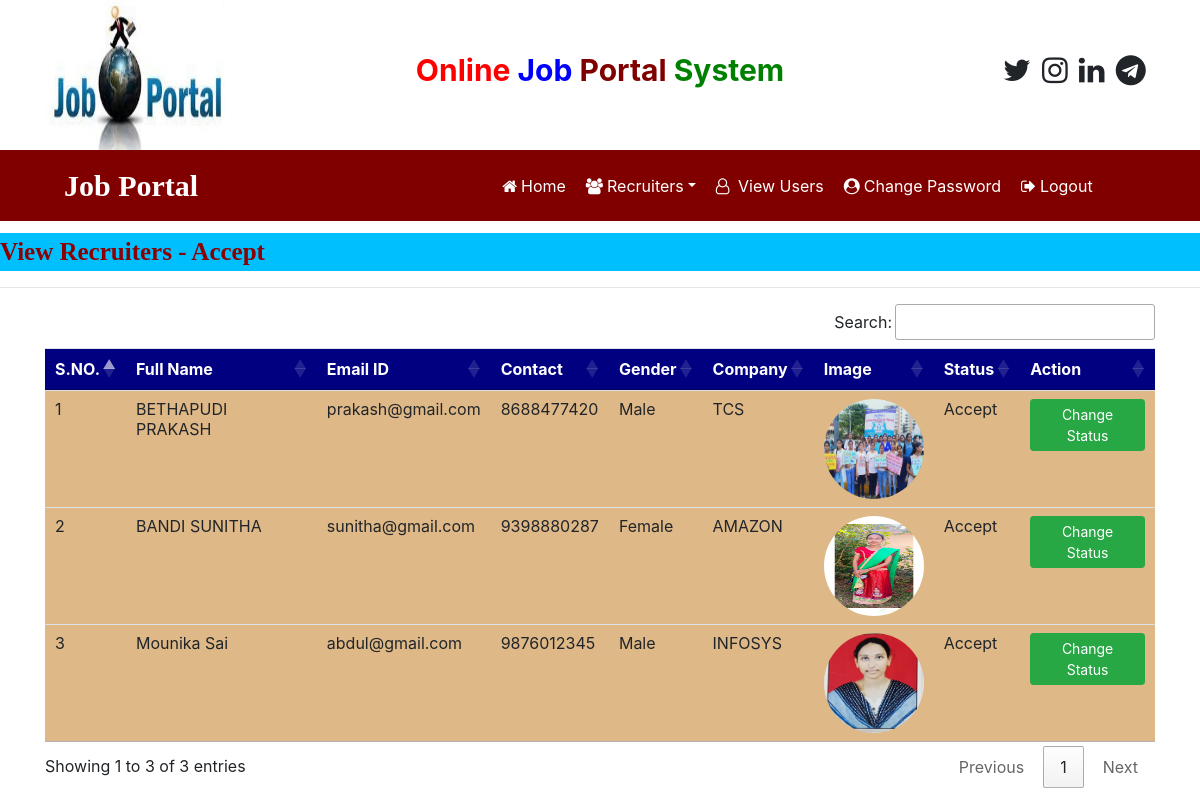
The page /recruiter_accepted (signed in) on the database its author committed.
### job/models.py (models this page shows, shortened)
class Recruiter(models.Model):
	user = models.ForeignKey(User,on_delete=models.CASCADE)
	mobile = models.CharField(max_length=15,null=True)
	image = models.FileField(null=True)
	gender = models.CharField(max_length=10,null=True)
	company = models.CharField(max_length=100,null=True)
	type = models.CharField(max_length=15,null=True)
	status = models.CharField(max_length=20,null=True)

### job/views.py (the view)
# urls.py: path('recruiter_accepted',recruiter_accepted,name="recruiter_accepted"),
def recruiter_accepted(request):
	if not request.user.is_authenticated:
		return redirect('admin_login')
	data = Recruiter.objects.filter(status='Accept')
	d = {'data':data}
	return render(request,'recruiter_accepted.html',d)

### job/templates/recruiter_accepted.html
{% load static %}
{% block body %}
{% include 'admin_navigation.html' %}
<marquee style="font-family: 'Monotype Corsiva'; font-size: 25px; color: darkred; background-color: deepskyblue; font-weight: bold; margin-top: 1%;">
	View Recruiters - Accept
</marquee>
<hr>
<div class="container">
<table class="table table-hover " id="example">
	<thead>
		<tr style="background-color: #000080; color: white;">
			<th>S.NO.</th>
			<th>Full Name</th>
			<th>Email ID</th>
			<th>Contact</th>
			<th>Gender</th>
			<th>Company</th>
			<th>Image</th>
			<th>Status</th>
			<th>Action</th>
		</tr>
	</thead>
	<tbody>
		{% for i in data %}
		<tr style="background-color: #DEB887">
			<td>{{forloop.counter}}</td>
			<td>{{i.user.first_name}} {{i.user.last_name}}</td>
			<td>{{i.user.username}}</td>
			<td>{{i.mobile}}</td>
			<td>{{i.gender}}</td>
			<td>{{i.company}}</td>
			<td><img src="{{i.image.url}}" style="width:100px; height: 100px;border-radius: 50%"></td>
			<td>{{i.status}}</td>
			<td><a href="{% url 'change_status' i.id %}" class="btn btn-success btn-sm">Change Status</a></td>
		</tr>
		{% endfor %}
	</tbody>
</table>
</div>
{% endblock %}

### rows shown on the page
Recruiter: user.first_name "BETHAPUDI", user.last_name "PRAKASH", user.username "prakash@gmail.com", mobile "8688477420", gender "Male", company "TCS", image (picture), status "Accept"
Recruiter: user.first_name "BANDI", user.last_name "SUNITHA", user.username "sunitha@gmail.com", mobile "9398880287", gender "Female", company "AMAZON", image (picture), status "Accept"
Recruiter: user.first_name "Mounika", user.last_name "Sai", user.username "abdul@gmail.com", mobile "9876012345", gender "Male", company "INFOSYS", image (picture), status "Accept"
